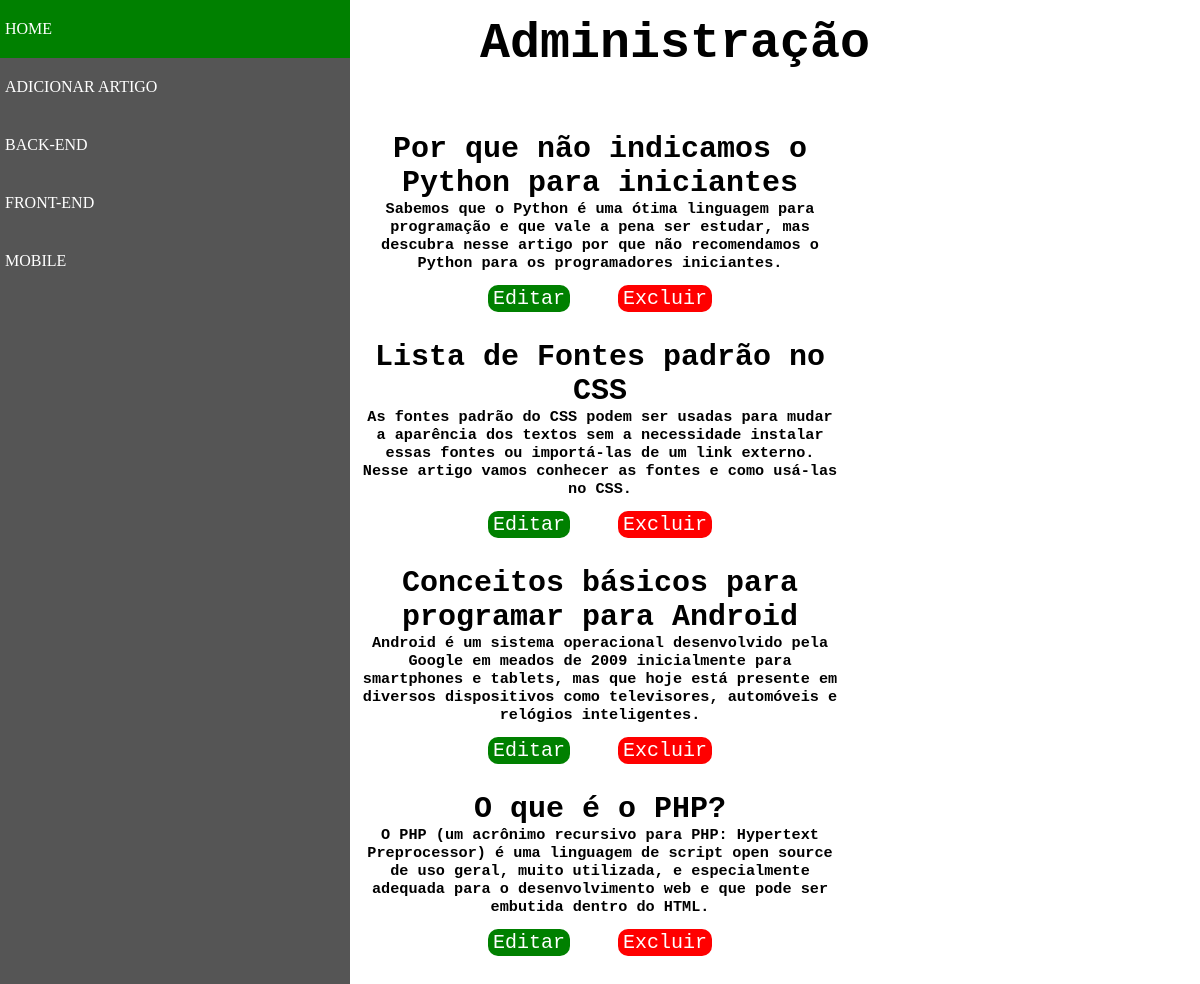
The app's page /admin/index.php with its own data.
### tables this page shows
CREATE TABLE `artigos` (
  `id` int(11) NOT NULL AUTO_INCREMENT,
  `titulo` text DEFAULT NULL,
  `previa` text DEFAULT NULL,
  `conteudo` text DEFAULT NULL,
  `genero` varchar(20) DEFAULT NULL,
  `imagem` varchar(100) DEFAULT NULL,
  PRIMARY KEY (`id`)
);

### src/Artigo.php (called while the page is built, shortened)
<?php
class artigo
{
    private $mysql;
    public function __construct(mysqli $mysql)
    {
        $this->mysql = $mysql;
    }
    public function exibirTodos(): array
    {
        $resultado = $this->mysql->query('SELECT id, titulo, previa, conteudo, genero FROM artigos');
        return $resultado->fetch_all(MYSQLI_ASSOC);
    }
    public function exibirGeneros(): array
    {
        $resultado = $this->mysql->query('SELECT genero FROM artigos GROUP BY genero;');
        return $resultado->fetch_all(MYSQLI_ASSOC);
    }
}

### admin/index.php (the view, shortened to what this page needs)
<?php
include '../config.php';
require '../src/Artigo.php';
$artigos = new Artigo($mysql);
$art = $artigos->exibirTodos();
$generos = $artigos->exibirGeneros();
?>
<!DOCTYPE html>
<html lang="pt-br">
<head>
    <link rel="stylesheet" href="../style.css">
</head>
<body>
    <nav>
        <ul>
            <a href="index.php" class="item-menu"><li>HOME</li></a>
            <a href="adicionar-artigo.php" class="item-menu"><li>ADICIONAR ARTIGO</li></a>
            <?php foreach ($generos as $genero) : ?>
                <a href="genero.php?genero=<?php echo $genero['genero']; ?>" class="item-menu"><li><?php echo $genero['genero']; ?></li></a>
            <?php endforeach ?>
        </ul>
    </nav>
    <div class="conteiner">
        <h1>Administração</h1>
        <?php foreach ($art as $artigo) : ?>
        <div class="artigo">
            <h2><?php echo $artigo['titulo']; ?></h2>
            <h3>
                <?php echo $artigo['previa']; ?>
            </h3>
            <br>
            <a href="editar.php?id=<?php echo $artigo['id'] ?>" class="botao">Editar</a>
            <a href="excluir.php?id=<?php echo $artigo['id'] ?>" class="botao-excluir">Excluir</a>
        </div>
        <?php endforeach ?>
    </div>
</body>
</html>

### style.css (style rules this page uses)
* { padding: 0px; margin: 0px; }
.item-menu { display: block; text-decoration: none; padding: 20px 5px; color: white; }
ul { list-style-type: none; }
h1 { display: inline-block; text-align: center; width: 50%; }
nav { background-color: rgba(16, 16, 16, 0.711); width: 350px; height: 100%; min-height: 100vh; display: inline-block; position: absolute; margin-right: 0%; }
.conteiner { text-align: center; display: inline-block; margin-top: 0px; margin-left: 30%; width: 40%; font-family: monospace; }
h1 { padding-top: 15px; padding-bottom: 30px; padding-left: auto; font-size: 50px; }
h2 { font-size: 30px; }
.artigo { margin: 30px 0; }
.botao { text-decoration: none; font-size: 20px; background: green; color: white; padding: 2px 5px; margin: 20px 20px; border-radius: 10px; }
.botao-excluir { text-decoration: none; font-size: 20px; background: red; color: white; padding: 2px 5px; margin: 20px 20px; border-radius: 10px; }

### records on screen
artigos: titulo "Por que não indicamos o Python para iniciantes", previa "Sabemos que o Python é uma ótima linguagem para programação e que vale a pena ser estudar, mas descubra nesse artigo por que não recomendamos o Python para os programadores iniciantes."
artigos: titulo "Lista de Fontes padrão no CSS", previa "As fontes padrão do CSS podem ser usadas para mudar a aparência dos textos sem a necessidade instalar essas fontes ou importá-las de um link externo. Nesse artigo vamos conhecer as fontes e como usá-las no CSS."
artigos: titulo "Conceitos básicos para programar para Android", previa "Android é um sistema operacional desenvolvido pela Google em meados de 2009 inicialmente para smartphones e tablets, mas que hoje está presente em diversos dispositivos como televisores, automóveis e relógios inteligentes."
artigos: titulo "O que é o PHP?", previa "O PHP (um acrônimo recursivo para PHP: Hypertext Preprocessor) é uma linguagem de script open source de uso geral, muito utilizada, e especialmente adequada para o desenvolvimento web e que pode ser embutida dentro do HTML."

### other values on screen
$genero['genero'] "BACK-END"
$genero['genero'] "FRONT-END"
$genero['genero'] "MOBILE"
